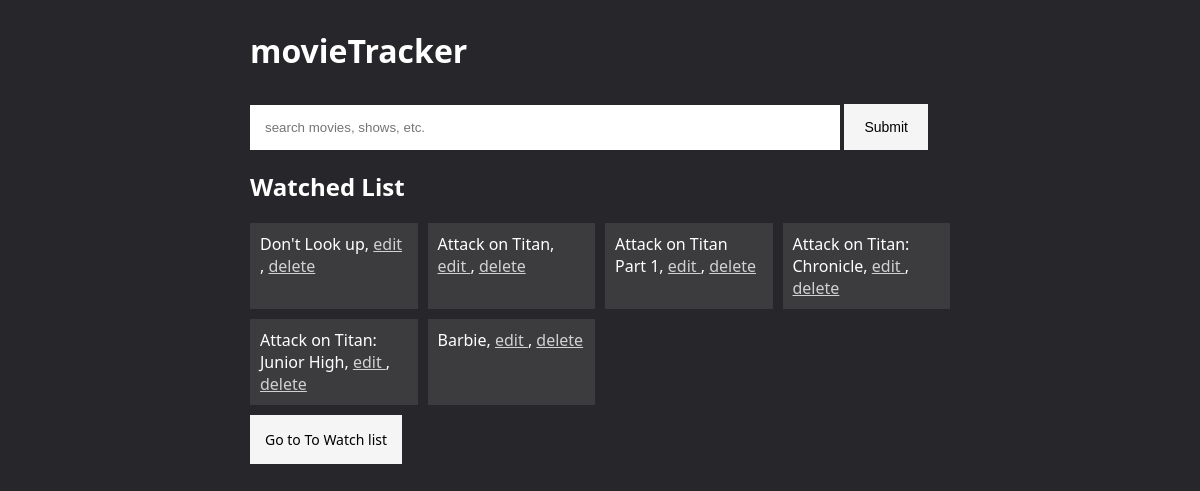
The app's page /, older data.
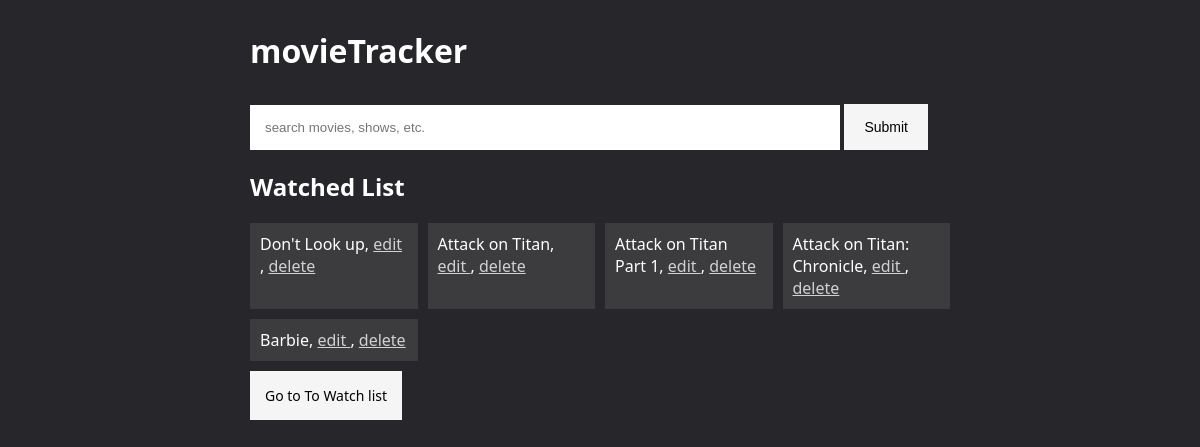
The same page, newer data.
### movie/models.py (models this page shows, shortened)
class Movie(models.Model):
    title = models.CharField(max_length=200, blank=False)
    user_rating = models.DecimalField(max_digits=3, decimal_places=1)
    imdb_id = models.IntegerField(null=True, editable=False)

class Watched(Movie):
    your_rating = models.DecimalField(max_digits=3, decimal_places=1)
    review = models.TextField(blank=True)
    date_first_watch = models.DateField()
    times_watched = models.IntegerField(blank=False)

class Movie(models.Model):
    title = models.CharField(max_length=200, blank=False)
    user_rating = models.DecimalField(max_digits=3, decimal_places=1)
    imdb_id = models.IntegerField(null=True, editable=False)

### movie/views.py (the view)
# urls.py: path('', views.home, name="home"),
def home(request):
    queryset = Watched.objects.all()
    context = {
        "watched_list": queryset,
        "search_form": search_form()
    }
    return render(request, 'home.html', context)

### movie/forms.py
class search_form(forms.Form):
    search = forms.CharField(
        label='Search',
        widget=forms.TextInput(attrs={'placeholder': 'search movies, shows, etc.'})
    )

### movie/templates/home.html (shortened to what this page needs)
{% extends "main.html" %}
{% block body %}
{% if watched_list %}
    <h2>Watched List</h2>
    <div class="movie_container">
    {% for movie in watched_list %}
        <div class="small_movie">{{ movie.title }}, <a href="/edit/{{ movie.id }}"> edit </a>, <a href="/delete/{{ movie.id }}">delete</a></div>
    {% endfor %}
    </div>
    <a href="/to_watch/" class="button">Go to To Watch list</a>
{% else %}
    <h1>Watch a movie!</h1>
{% endif %}
{% endblock %}

Row changes from the older to the newer data that the page shows:
removed Watched: title "Attack on Titan: Junior High"
